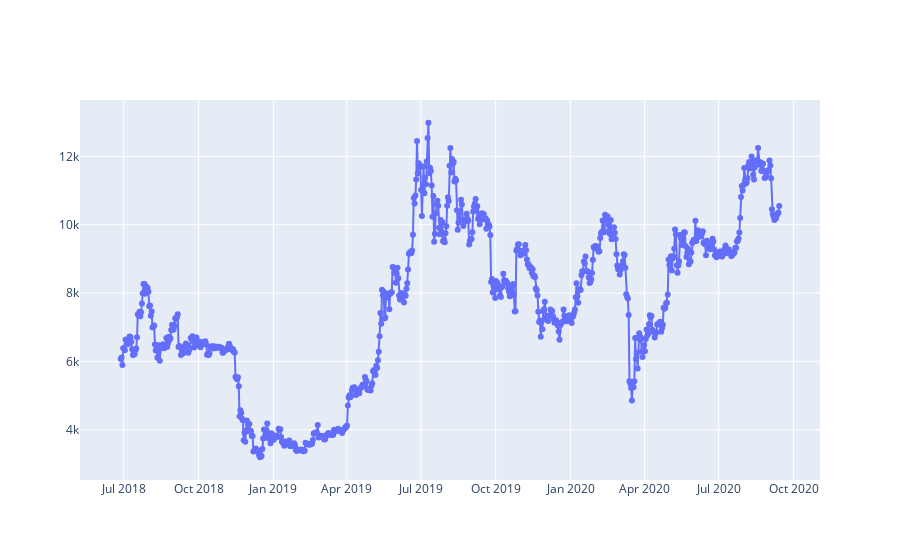

Write notebook code for a chart like this one.
### Code cell
open = go.Scatter(x = buffer['date'],
                    y = buffer['Open'],
                    mode = 'lines+markers',
                    name = 'Opening')

fig = go.Figure( open )
fig.show()

### Figure 1 — Plotly figure (JSON) as saved in the notebook; plotly's stock layout.template omitted (floating-point values rounded to 4 significant figures; data arrays with more than 128 entries replaced by an {"elided": "..."} marker saying what was removed)
{"data": [{"mode": "lines+markers", "name": "Opening", "type": "scatter", "x": {"elided": "810 str values"}, "y": {"elided": "810 float values"}}], "layout": {}}
